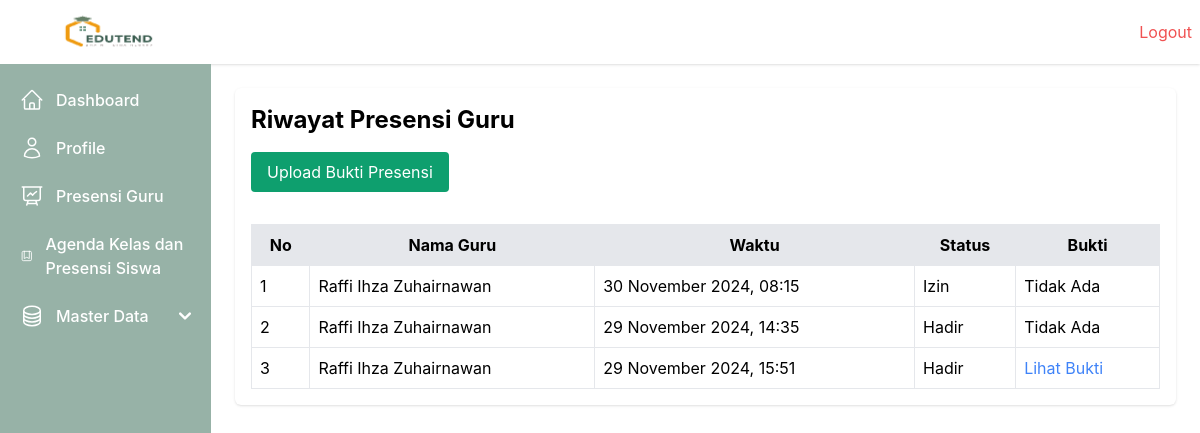
The page /absensi_guru/ (signed in) on the database as committed earlier.
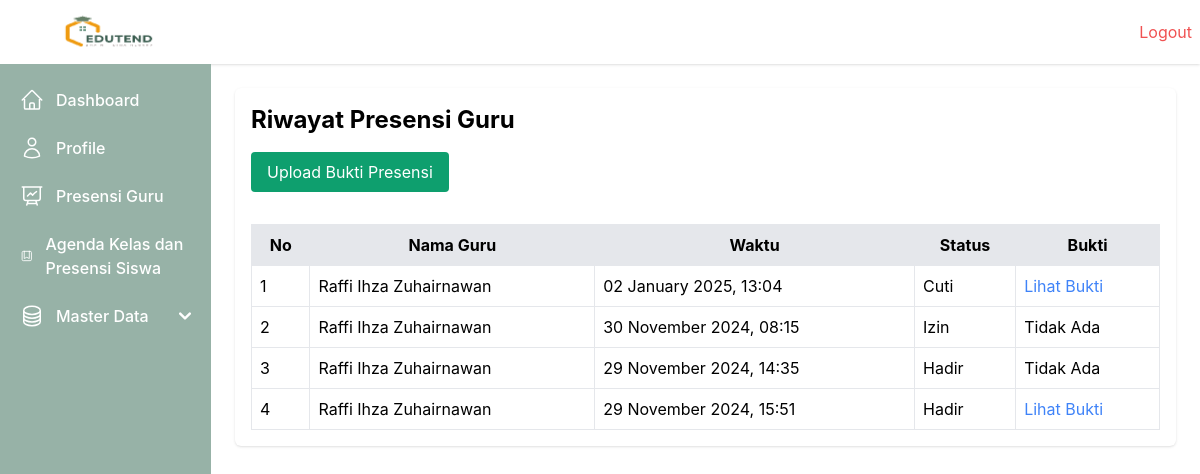
The same page on the database as committed later.
### webabsensi/models.py (models this page shows, shortened)
class AttendanceGuru(models.Model):
    STATUS_CHOICES = [
        ('Hadir', 'Hadir'),
        ('Sakit', 'Sakit'),
        ('Izin', 'Izin'),
        ('Cuti', 'Cuti'),
    ]
    id_guru = models.ForeignKey(User, on_delete=models.CASCADE, limit_choices_to={'role': 'Guru'})
    tanggal = models.DateField()
    status = models.CharField(max_length=10, choices=STATUS_CHOICES)
    bukti = models.FileField(upload_to='bukti_absensi/', blank=True, null=True)
    created_at = models.DateTimeField(auto_now_add=True)
    updated_at = models.DateTimeField(auto_now=True)

class User(models.Model):
    ROLE_CHOICES = [
        ('Tata Usaha', 'Tata Usaha'),
        ('Guru', 'Guru'),
        ('Kepala Sekolah', 'Kepala Sekolah'),
    ]
    GENDER_CHOICES = [
        ('L', 'Laki-laki'),
        ('P', 'Perempuan'),
    ]
    nip = models.CharField(max_length=20, unique=True)
    email = models.EmailField(unique=True)
    password = models.CharField(max_length=255)
    nama = models.CharField(max_length=50)
    gender = models.CharField(max_length=1, choices=GENDER_CHOICES)
    role = models.CharField(max_length=20, choices=ROLE_CHOICES)
    no_telepon = models.CharField(max_length=15)
    created_at = models.DateTimeField(auto_now_add=True)
    updated_at = models.DateTimeField(auto_now=True)

### webabsensi/views.py (the view)
    def wrapper(request, *args, **kwargs):
        user_id = request.session.get('user_id')
        if not user_id:
            messages.error(request, 'Anda harus login terlebih dahulu.')
            return redirect('login')
        return view_func(request, *args, **kwargs)

### webabsensi/views.py (called while the page is built)
def login_required(view_func):
    def wrapper(request, *args, **kwargs):
        user_id = request.session.get('user_id')
        if not user_id:
            messages.error(request, 'Anda harus login terlebih dahulu.')
            return redirect('login')
        return view_func(request, *args, **kwargs)
    return wrapper

@login_required
def manage_attendance_guru(request):
    user = User.objects.get(id=request.session.get('user_id'))
    attendance_records = AttendanceGuru.objects.filter(id_guru_id=request.session['user_id']).order_by('-tanggal')
    context = {
        'attendance_records': attendance_records,
        'user': user
        }
    return render(request, 'attendance_guru/manage_attendance_guru.html', context)

### webabsensi/templates/attendance_guru/manage_attendance_guru.html (shortened to what this page needs)
{% extends 'base.html' %} {% block content %}
<div class="">
  <h1 class="text-2xl font-bold mb-4">Riwayat Presensi Guru</h1>
  <a
    href="{% url 'add_attendance_guru' %}"
    class="bg-green-500 text-white px-4 py-2 rounded mb-4 inline-block"
    >Upload Bukti Presensi</a
  >
  <table id="attendance-table" class="w-full mt-4 border">
    <thead class="bg-gray-200">
      <tr>
        <th class="p-2 border">No</th>
        <th class="p-2 border">Nama Guru</th>
        <th class="p-2 border">Waktu</th>
        <th class="p-2 border">Status</th>
        <th class="p-2 border">Bukti</th>
      </tr>
    </thead>
    <tbody>
      {% for record in attendance_records %}
      <tr>
        <td class="p-2 border">{{ forloop.counter }}</td>
        <td class="p-2 border">{{ record.id_guru.nama }}</td>
        <td class="p-2 border">{{ record.created_at|date:"d F Y, H:i" }}</td>
        <td class="p-2 border">{{ record.status }}</td>
        <td class="p-2 border">
          {% if record.bukti %}
          <a href="{{ record.bukti.url }}" target="_blank" class="text-blue-500"
            >Lihat Bukti</a
          >
          {% else %} Tidak Ada {% endif %}
        </td>
      </tr>
      {% endfor %}
    </tbody>
  </table>
</div>
{% endblock %}

Rows that differ between the two databases and show on the page:
added AttendanceGuru: id_guru.nama "Raffi Ihza Zuhairnawan", created_at "02 January 2025, 13:04", status "Cuti"
